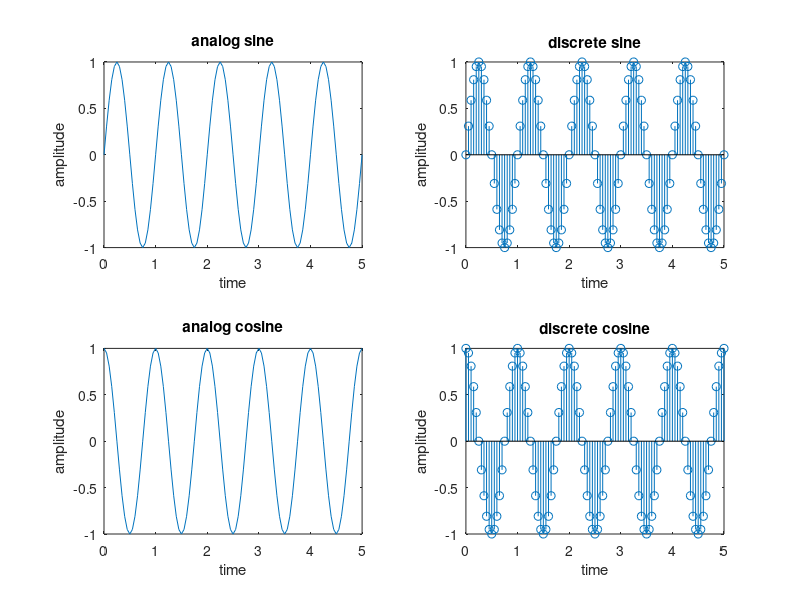

This chart was generated by the following MATLAB code:
clc; clear all; close all;
N = input('enter the number of cycles....');
t = 0:0.05:N;
x = sin(2*pi*t);
y = cos(2*pi*t);

subplot(2,2,1); plot(t,x); title('analog sine');
xlabel('time'); ylabel('amplitude');
subplot(2,2,2); stem(t,x); title('discrete sine');
xlabel('time'); ylabel('amplitude');

subplot(2,2,3); plot(t,y); title('analog cosine');
xlabel('time'); ylabel('amplitude');
subplot(2,2,4); stem(t,y); title('discrete cosine');
xlabel('time'); ylabel('amplitude');
